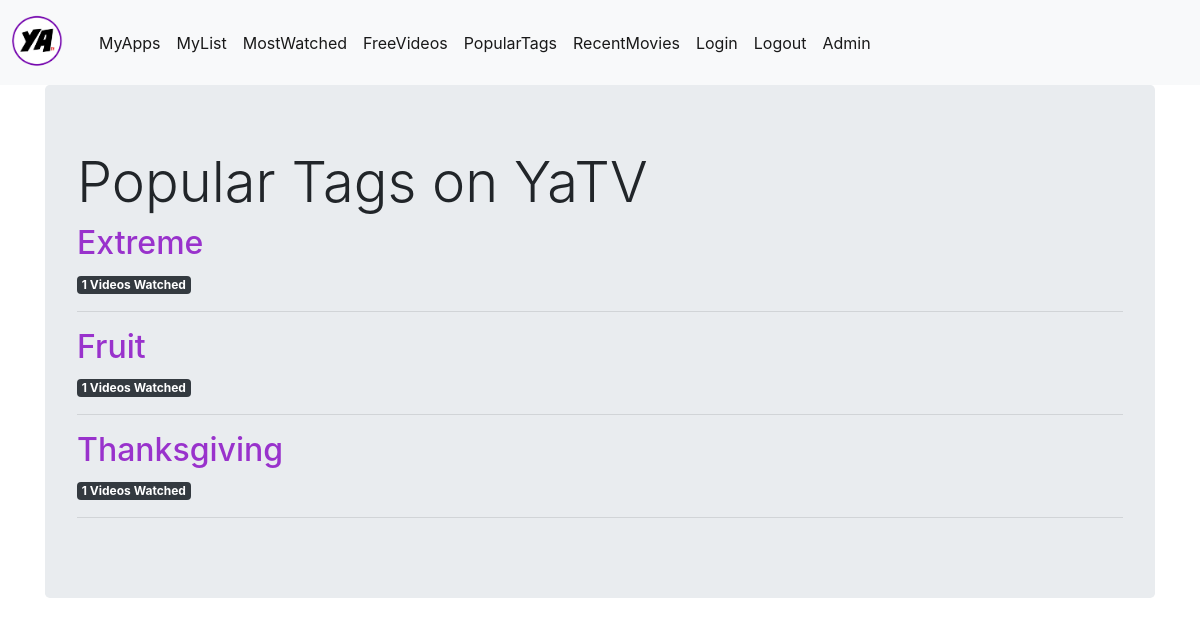
/populartags, run on an earlier commit of the app's database.
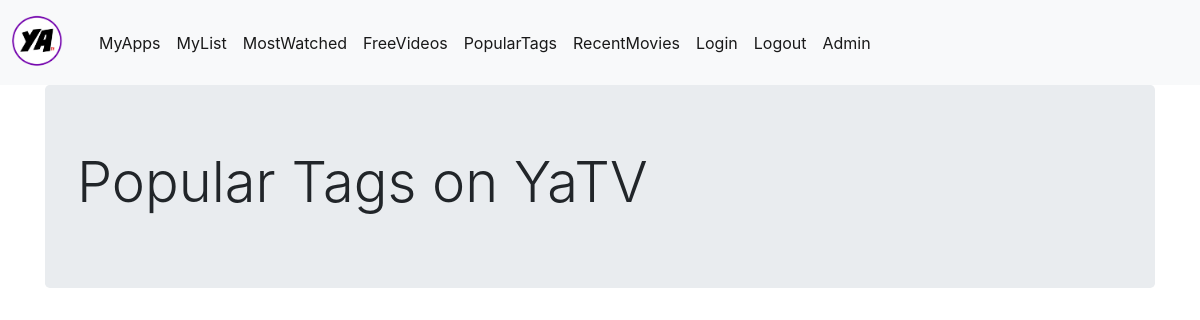
And on a later commit of the database.
### tables this page shows
CREATE TABLE `tags` (`VideoID`, `Tag`);

### yatv.py (the view)
@app.route('/populartags')
def populartags():
	conn = get_db_connection()
	tags = conn.execute("SELECT DISTINCT tags.Tag AS top3, COUNT(DISTINCT watched.VideoID) AS numwatched"
			+ " FROM (tags INNER JOIN video ON tags.VideoID = video.VideoID)"
			+ " INNER JOIN watched ON watched.VideoID = video.VideoID"
			+ " GROUP BY tags.Tag"
			+ " ORDER BY COUNT(watched.VideoID)"
			+ " LIMIT 3;").fetchall()
	conn.close()
	return render_template('populartags.html', tags=tags)

### yatv.py (called while the page is built)
def get_db_connection():
    conn = sqlite3.connect('data.sqlite')
    conn.row_factory = sqlite3.Row
    return conn

@app.context_processor
def inject_user():
	if current_user.is_authenticated:
		return dict(user=current_user.id)
	return dict(user="")

### templates/populartags.html
{% extends 'base.html' %}
{% block content %}
    <div class="jumbotron">
      <h5 class="display-4">Popular Tags on YaTV</h5>
      {% for tag in tags %}
        <a style="color:#9932CC;">
            <h2>{{ tag['top3'] }}</h2>
        </a>
        <span class="badge badge-dark">{{ tag['numwatched'] }} Videos Watched</span>
        <hr>
    {% endfor %}
    </div>
{% endblock %}

### templates/base.html (shortened to what this page needs)
<!doctype html>
<html lang="en">
  <head>
    <link rel="stylesheet" href="https://stackpath.bootstrapcdn.com/bootstrap/4.3.1/css/bootstrap.min.css">
  </head>
  <body>
  <nav style="margin:0; padding: 0px;" class="navbar navbar-expand-md navbar-light bg-light">
        <a class="navbar-brand" href="{{ url_for('index')}}">
            <img src="/static/images/yatvlogo1.png" alt="" width="75" height="75">
        </a>
        <div class="collapse navbar-collapse" id="navbarNav">
            <ul class="navbar-nav">
            <li class="nav-item active">
                <a class="nav-link" href="{{url_for('myapps')}}">MyApps</a>
            </li>
            <li class="nav-item active">
                <a class="nav-link" href="{{url_for('mylist')}}">MyList</a>
            </li>
            <li class="nav-item active">
                <a class="nav-link" href="{{url_for('mostwatched')}}">MostWatched</a>
            </li>
            <li class="nav-item active">
                <a class="nav-link" href="{{url_for('freevideos')}}">FreeVideos</a>
            </li>
            <li class="nav-item active">
                <a class="nav-link" href="{{url_for('populartags')}}">PopularTags</a>
            </li>
            <li class="nav-item active">
                <a class="nav-link" href="{{url_for('recentmovies')}}">RecentMovies</a>
            </li>
            <li class="nav-item active">
                <a class="nav-link" href="{{url_for('login')}}">Login</a>
            </li>
            <li class="nav-item active">
                <a class="nav-link" href="{{url_for('logout')}}">Logout</a>
            </li>
            <li class="nav-item active">
                <a class="nav-link" href="{{url_for('admin')}}">Admin</a>
            </li>
            </ul>
            <ul class="navbar-nav ml-auto">
                <li class="nav-item">
                    <a class="nav-link disabled" href="#">{{ user }}</a>
                </li>
            </ul>
        </div>
    </nav>
    <div class="container">
        {% block content %} {% endblock %}
    </div>
    </body>
</html>

What changed in the data, as far as the page shows it:
no longer on this page (row unchanged): tags: top3 "Extreme", numwatched "1"
no longer on this page (row unchanged): tags: top3 "Fruit", numwatched "1"
no longer on this page (row edited): tags: top3 "Thanksgiving", numwatched "1"
